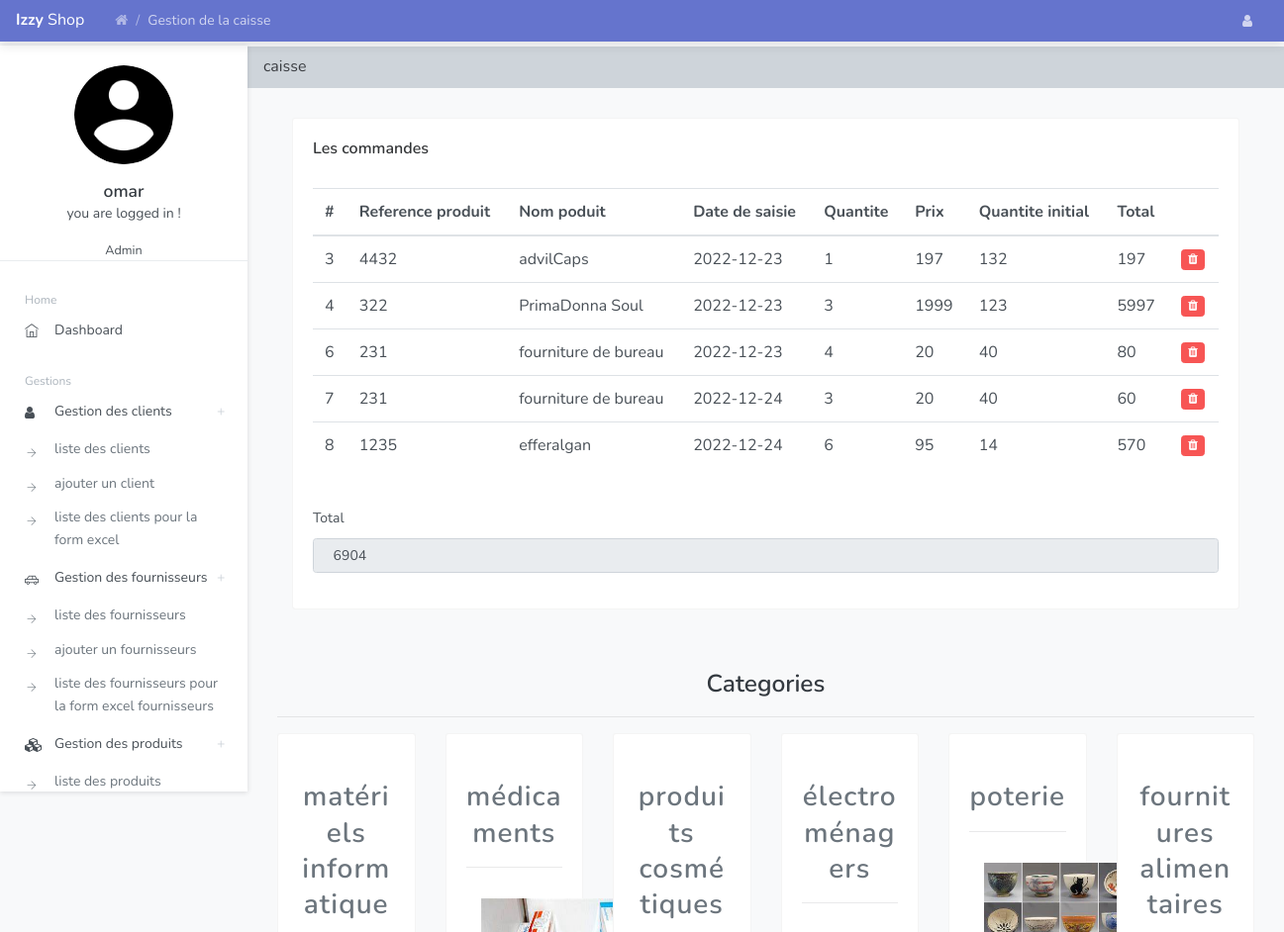
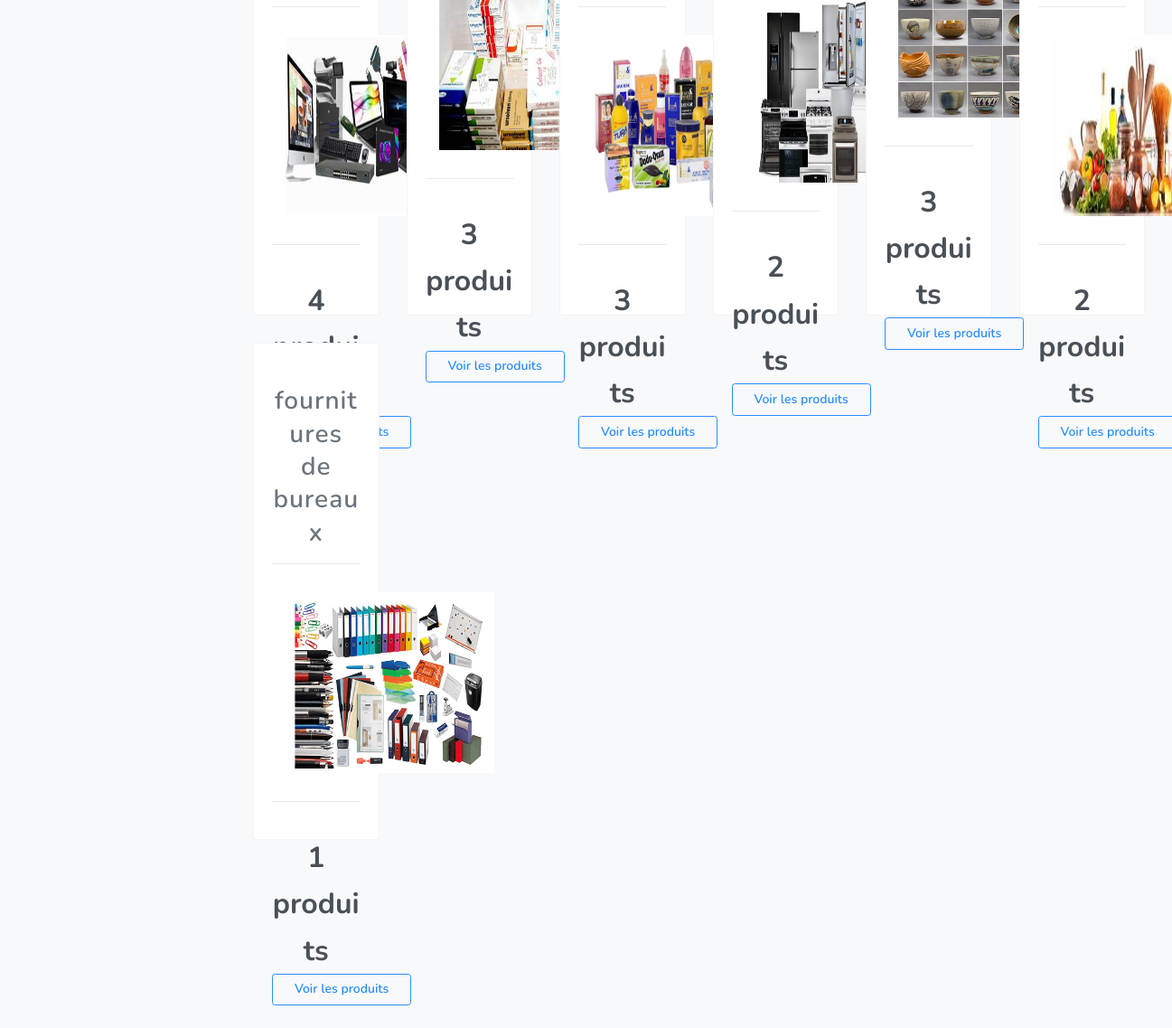
The app's page /caisse/caisse.php (signed in) with its own data (2 pictures, top to bottom).
### tables this page shows
CREATE TABLE IF NOT EXISTS `users` (
  `id` int(11) NOT NULL AUTO_INCREMENT,
  `nom` varchar(255) DEFAULT NULL,
  `email` varchar(255) NOT NULL,
  `password` varchar(255) NOT NULL,
  `photo` varchar(50) DEFAULT '63a74deecb26b1.26340445.png',
  PRIMARY KEY (`id`) USING BTREE
);

CREATE TABLE IF NOT EXISTS `caisse` (
  `id` int(11) NOT NULL AUTO_INCREMENT,
  `ReferenceProduit` int(11) NOT NULL,
  `NomProduit` varchar(255) NOT NULL,
  `Date_saisie` date NOT NULL,
  `Quantite` int(11) NOT NULL DEFAULT '1',
  `Prix` double NOT NULL,
  `Quantite_initial` double NOT NULL,
  `Total` double DEFAULT NULL,
  PRIMARY KEY (`id`,`ReferenceProduit`) USING BTREE
);

CREATE TABLE IF NOT EXISTS `categories` (
  `id` int(11) NOT NULL AUTO_INCREMENT,
  `photo` varchar(255) NOT NULL DEFAULT '0',
  `libelle` varchar(255) NOT NULL DEFAULT '0',
  PRIMARY KEY (`id`)
);

### caisse/caisse.php (the view, shortened to what this page needs)
<?php
if (!isset($_SESSION['username'])) {
    header('location: login.php?yourSessionExpired');
} else {
?>
<?php include("../include/connexion.php"); ?>
<head>
    <head>
        <link rel="stylesheet" href="../assets/vendor/themify-icons/themify-icons.css">
        <link rel="stylesheet" href="../assets/vendor/fontawesome/css/font-awesome.min.css">
        <link rel="stylesheet" href="../assets/vendor/jquery-datatable/dataTables.bootstrap4.min.css">
        <link rel="stylesheet" href="../assets/css/main.css">
    </head>
<body class="theme-indigo">
    <nav class="navbar custom-navbar navbar-expand-lg py-2">
        <div class="container-fluid px-0">
            <a href="index.php" class="navbar-brand"><strong>Izzy</strong> Shop</a>
            <div id="navbar_main">
                <ul class="navbar-nav mr-auto hidden-xs">
                    <li class="nav-item page-header">
                        <ul class="breadcrumb">
                            <li class="breadcrumb-item"><a href="../index.php"><i class="fa fa-home"></i></a>
                            </li>
                            <li class="breadcrumb-item active">Gestion de la caisse</li>
                        </ul>
                    </li>
                </ul>
                <ul class="navbar-nav ml-auto">
                    <li class="nav-item dropdown">
                        <a class="nav-link nav-link-icon" href="javascript:void(0);" id="navbar_1_dropdown_3"
                            role="button" data-toggle="dropdown" aria-haspopup="true" aria-expanded="false"><i
                                class="fa fa-user"></i></a>
                    </li>
                </ul>
            </div>
        </div>
    </nav>
    <div class="main_content" id="main-content">
        <div class="left_sidebar">
            <nav class="sidebar">
                <div class="user-info">
                    <?php
                        $id = $_SESSION['id'];
                        $sql = $db->prepare("SELECT * FROM users where id='$id'");
                        $sql->execute();
                        $res = $sql->fetch();
                        ?>
                    <div class="image">
                        <a href="javascript:void(0);"><img src="../conf/uploads/<?= $res['photo']; ?> " alt="User"></a>
                    </div>
                    <div class="detail mt-3">
                        <h5 class="mb-0"><?= $res['nom'] ?></h5>
                        <?php
                            if (isset($_SESSION['username'])) {
                                echo '<p> you are logged in ! </p>';
                            }
                            ?>
                        <small>Admin</small>
                    </div>
                </div>
                <ul id="main-menu" class="metismenu">
                    <li class="g_heading">Home</li>
                    <li><a href="../index.php"><i class="ti-home"></i><span>Dashboard</span></a></li>
                    <li class="g_heading">Gestions</li>
                    <li>
                        <a href="javascript:void(0)" class="has-arrow"><i class="fa fa-user"></i><span>Gestion des
                                clients</span></a>
                        <ul>
                            <li><a href="../Clients/index.php">liste des clients</a></li>
                            <li><a href="../Clients/addclient.php">ajouter un client</a></li>
                            <li><a href="../Clients/liste_form_excel.php">liste des clients pour la form
                                    excel</a></li>
                        </ul>
                    </li>
                    <li>
                        <a href="javascript:void(0)" class="has-arrow"><i class="ti-car"></i><span>Gestion
                                des
                                fournisseurs</span></a>
                        <ul>
                            <li><a href="../Fournisseur/index.php">liste des fournisseurs</a></li>
                            <li><a href="../Fournisseur/AddFournisseur.php">ajouter un fournisseurs</a></li>
                            <li><a href="../Fournisseur/liste_form_excel.php">liste des fournisseurs pour la
                                    form excel
                                    fournisseurs</a></li>
                        </ul>
                    </li>
                    <li>
                        <a href="javascript:void(0)" class="has-arrow"><i class="fa fa-cubes"></i><span>Gestion des
                                produits</span></a>
                        <ul>
                            <li><a href="../Products/index.php">liste des produits</a></li>
                        </ul>
                    </li>
                </ul>
            </nav>
        </div>
        <div class="page">
            <nav class="navbar navbar-expand-lg navbar-light bg-light">
                <a class="navbar-brand" href="javascript:void(0);">caisse</a>
            </nav>
                                <?php
                                $sql = "SELECT * FROM caisse";
                                $req = $db->prepare($sql);
                                $req->execute();
                                ?>
            <div class="container-fluid">
                <div class="col-md-12">
                    <div class="card">
                        <div class="header">
                            <h2>Les commandes</h2>
                        </div>
                        <div class="body">
                            <div class="table-responsive">
                                <table class="table va_center mb-0">
                                    <thead>
                                        <tr>
                                            <th>#</th>
                                            <th>Reference produit</th>
                                            <th>Nom poduit</th>
                                            <th>Date de saisie</th>
                                            <th>Quantite</th>
                                            <th>Prix</th>
                                            <th>Quantite initial</th>
                                            <th>Total</th>
                                            <th></th>
                                        </tr>
                                    </thead>
                                    <tbody>
                                        <?php
                                            $sql = "SELECT * FROM caisse";
                                            $req = $db->prepare($sql);
                                            $req->execute();
                                            foreach ($req as $res) {
                                            ?>
                                        <tr>
                                            <td><?= $res['id'] ?></td>
                                            <td><?= $res['ReferenceProduit']; ?></td>
                                            <td><?= $res['NomProduit']; ?></td>
                                            <td><?= $res['Date_saisie']; ?></td>
                                            <td><?= $res['Quantite']; ?></td>
                                            <td><?= $res['Prix']; ?></td>
                                            <td><?= $res['Quantite_initial']; ?></td>
                                            <td><?= $res['Total'] ?></td>
                                            <td>
                                                <a href="./Delete.php?id=<?= $res[0] ?>"><button type="button"
                                                        class="btn btn-danger btn-sm" title="Delete"><i
                                                            class="fa fa-trash"></i></button>
                                                </a>
                                            </td>
                                        </tr>
                                        <?php } ?>
                                    </tbody>
                                </table>
                            </div>
                        </div>
                        <div class="body">
                            <form id="basic-form" method="POST" action="">
                                <?php
                                    $sql = "SELECT * FROM caisse";
                                    $req = $db->prepare($sql);
                                    $req->execute();
                                    $total = 0;
                                    foreach ($req as $res) {
                                        $total = $total + $res['Total'];
                                    }
                                    ?>
                                <div class="form-group">
                                    <label>Total</label>
                                    <input name="reference" type="text" disabled class="form-control"
                                        value=" <?= $total; ?>">
                                </div>
                            </form>
                        </div>
                    </div>
                </div>
                <div class="row clearfix">
                    <div class="col-12">
                        <div class="p-b-10" style="text-align:center ; padding-top: 30px;">
                            <h3 class="ltext-103 cl5">
                                Categories
                            </h3>
                        </div>
                        <hr>
                    </div>
                    <?php
                        $sql = $db->prepare('SELECT * FROM categories');
                        $sql->execute();
                        foreach ($sql as $result) { ?>
                    <?php
                            $id = $result['id'];
                            $req1 = $db->query("SELECT COUNT(*) as all_produits FROM produits where idCategorie='$id'");
                            $cate = $req1->fetch();
                            ?>
                    <div class="col-lg-2 col-md-8">
                        <div class="card pricing2" style="height:550px;">
                            <div class="body">
                                <div class="pricing-plan">
                                    <h2 class=" pricing-header"><?php echo $result['libelle']; ?>
                                    </h2>
                                    <hr>
                                    <img src="../Categories/uploads/<?= $result['photo'] ?>" alt="IMG-CATEGORY"
                                        style="height:200px ; width:231px; margin:15px; ">
                                    <hr>
                                    <div class=" span-a" style="position: relative; top: 20px;">
                                        <span class="pricing-price"><?= $cate['all_produits']; ?>
                                            produits</span>
                                        <a href="../Categories/detailCategorieCaisse.php?id=<?= $result[0]; ?>"
                                            id="voir_new" class="btn btn-outline-primary">Voir les
                                            produits</a>
                                    </div>
                                </div>
                            </div>
                        </div>
                    </div>
                    <?php } ?>
                </div>
            </div>
        </div>
</body>
<?php
}
?>

### records on screen
users: photo (picture), nom "omar"
caisse: id "3", ReferenceProduit "4432", NomProduit "advilCaps", Date_saisie "2022-12-23", Quantite "1", Prix "197", Quantite_initial "132", Total "197"
caisse: id "4", ReferenceProduit "322", NomProduit "PrimaDonna Soul", Date_saisie "2022-12-23", Quantite "3", Prix "1999", Quantite_initial "123", Total "5997"
caisse: id "6", ReferenceProduit "231", NomProduit "fourniture de bureau", Date_saisie "2022-12-23", Quantite "4", Prix "20", Quantite_initial "40", Total "80"
caisse: id "7", ReferenceProduit "231", NomProduit "fourniture de bureau", Date_saisie "2022-12-24", Quantite "3", Prix "20", Quantite_initial "40", Total "60"
caisse: id "8", ReferenceProduit "1235", NomProduit "efferalgan", Date_saisie "2022-12-24", Quantite "6", Prix "95", Quantite_initial "14", Total "570"
categories: libelle "matériels informatique", photo (picture), all_produits "4"
categories: libelle "médicaments", photo (picture), all_produits "3"
categories: libelle "produits cosmétiques", photo (picture), all_produits "3"
categories: libelle "électroménagers", photo (picture), all_produits "2"
categories: libelle "poterie", photo (picture), all_produits "3"
categories: libelle "fournitures alimentaires", photo (picture), all_produits "2"
categories: libelle "fournitures de bureaux", photo (picture), all_produits "1"
